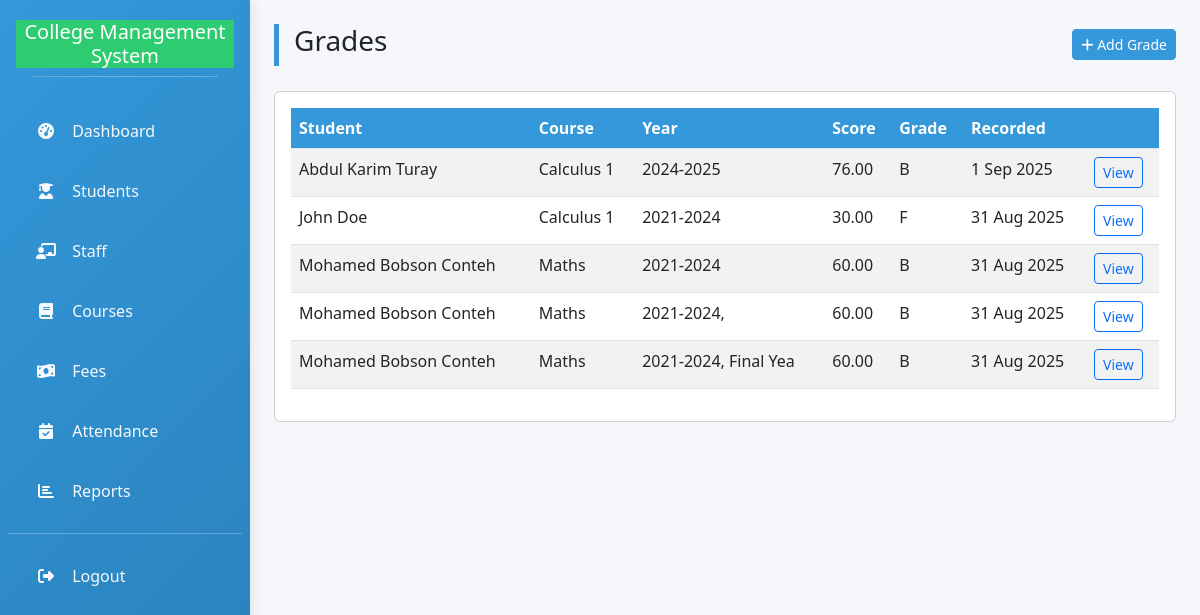
/grades/ (signed in), run on the app's committed database.
### college_db/models.py (models this page shows, shortened)
class StudentGrade(models.Model):
    student = models.ForeignKey('Student', on_delete=models.CASCADE, related_name='grades')
    course = models.ForeignKey('Course', on_delete=models.SET_NULL, null=True, blank=True)
    academic_year = models.CharField(max_length=20, blank=True, null=True, help_text="e.g., 2024-2025, First Year, etc.")
    score = models.DecimalField(max_digits=5, decimal_places=2, help_text="Numeric score or percentage (0-100)")
    grade_label = models.CharField(max_length=10, blank=True)   # filled automatically
    remark = models.CharField(max_length=255, blank=True)
    recorded_by = models.ForeignKey(settings.AUTH_USER_MODEL, on_delete=models.SET_NULL, null=True, blank=True)
    recorded_at = models.DateTimeField(auto_now_add=True)
    class Meta:
        unique_together = ('student', 'course', 'academic_year')  # optional; ensures one grade per student/course/year

class Student(models.Model):
    college = models.ForeignKey(College, on_delete=models.CASCADE)
    admission_number = models.CharField(max_length=50, unique=True)
    first_name = models.CharField(max_length=120)
    last_name = models.CharField(max_length=120)
    gender = models.CharField(max_length=1, choices=GENDER_CHOICES)
    date_of_birth = models.DateField(null=True, blank=True)
    phone = models.CharField(max_length=50, blank=True)
    email = models.EmailField(blank=True)
    address = models.TextField(blank=True)
    status = models.CharField(max_length=20, choices=STATUS_CHOICES, default='active')
    department = models.CharField(max_length=200, blank=True, null=True)
    academic_year = models.CharField(max_length=50, blank=True, null=True)
    created_at = models.DateTimeField(auto_now_add=True)

class Course(models.Model):
    department = models.CharField(max_length=200, blank=True, null=True)
    code = models.CharField(max_length=50, unique=True)
    name = models.CharField(max_length=255)
    description = models.TextField(blank=True)
    credit_units = models.PositiveSmallIntegerField(default=0)

### college_db/views.py (the view)
# urls.py: path('grades/', views.view_grades, name='view_grades'),
@login_required
def view_grades(request):
    grades = StudentGrade.objects.select_related('student', 'course', 'recorded_by').order_by('-recorded_at')
    return render(request, 'college_db/view_grades.html', {'grades': grades})

### college_db/templates/college_db/view_grades.html (shortened to what this page needs)
{% extends 'college_db/base.html' %}
{% block content %}
<div class="page-header d-flex justify-content-between align-items-center">
  <h3>Grades</h3>
  <a class="btn btn-sm btn-primary" href="{% url 'add_grade' %}"><i class="fas fa-plus"></i> Add Grade</a>
</div>
<div class="card p-3">
  <table class="table table-striped">
    <thead><tr><th>Student</th><th>Course</th><th>Year</th><th>Score</th><th>Grade</th><th>Recorded</th><th></th></tr></thead>
    <tbody>
      {% for g in grades %}
        <tr>
          <td>{{ g.student.first_name }} {{ g.student.last_name }}</td>
          <td>{% if g.course %}{{ g.course.name }}{% else %}-{% endif %}</td>
          <td>{{ g.academic_year }}</td>
          <td>{{ g.score }}</td>
          <td>{{ g.grade_label }}</td>
          <td>{{ g.recorded_at|date:"j M Y" }}</td>
          <td>
            <a href="{% url 'view_grade' g.id %}" class="btn btn-sm btn-outline-primary">View</a>
          </td>
        </tr>
      {% empty %}
        <tr><td colspan="7" class="text-center">No grades recorded yet.</td></tr>
      {% endfor %}
    </tbody>
  </table>
</div>
{% endblock %}

### college_db/templates/college_db/base.html (style rules this page uses)
:root { --primary: #3498db; --secondary: #2ecc71; --accent: #e74c3c; --light: #f8f9fa; --dark: #34495e; --warning: #f39c12; --info: #17a2b8; }
body { background-color: #f5f7fa; font-family: 'Segoe UI', Tahoma, Geneva, Verdana, sans-serif; }
.page-header { border-left: 5px solid var(--primary); padding-left: 15px; margin-bottom: 25px; }
.btn-primary { background-color: var(--primary); border-color: var(--primary); }
.table thead th { background-color: var(--primary); color:#fff; }

### data on the page
StudentGrade: student.first_name "Abdul Karim", student.last_name "Turay", course.name "Calculus 1", academic_year "2024-2025", score "76.00", grade_label "B", recorded_at "1 Sep 2025"
StudentGrade: student.first_name "John", student.last_name "Doe", course.name "Calculus 1", academic_year "2021-2024", score "30.00", grade_label "F", recorded_at "31 Aug 2025"
StudentGrade: student.first_name "Mohamed Bobson", student.last_name "Conteh", course.name "Maths", academic_year "2021-2024", score "60.00", grade_label "B", recorded_at "31 Aug 2025"
StudentGrade: student.first_name "Mohamed Bobson", student.last_name "Conteh", course.name "Maths", academic_year "2021-2024,", score "60.00", grade_label "B", recorded_at "31 Aug 2025"
StudentGrade: student.first_name "Mohamed Bobson", student.last_name "Conteh", course.name "Maths", academic_year "2021-2024, Final Yea", score "60.00", grade_label "B", recorded_at "31 Aug 2025"
